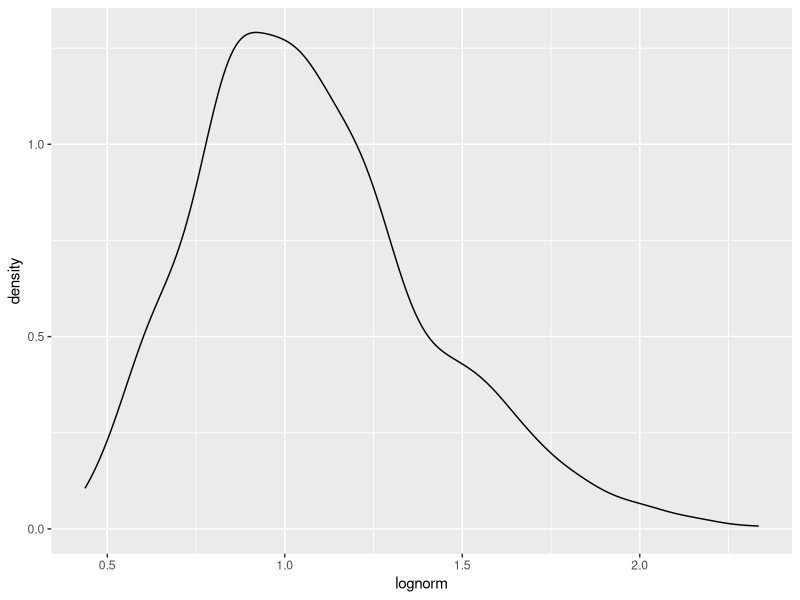
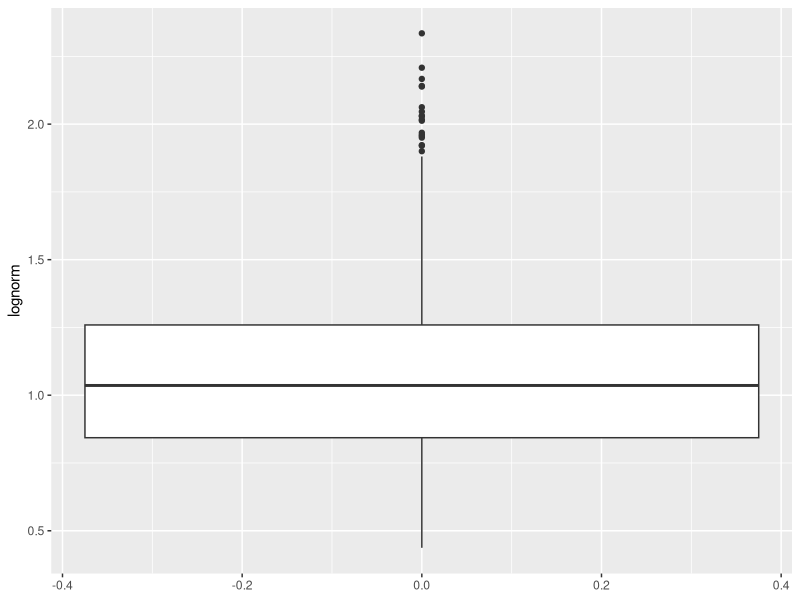
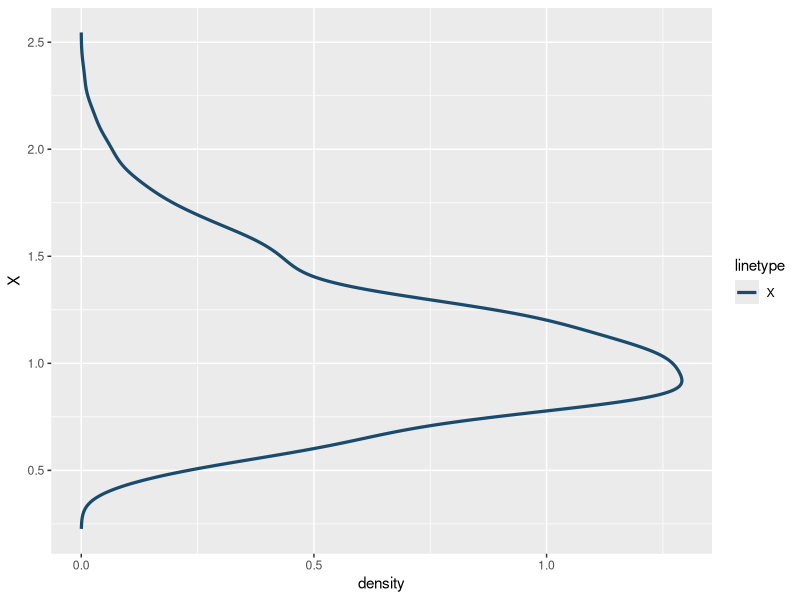
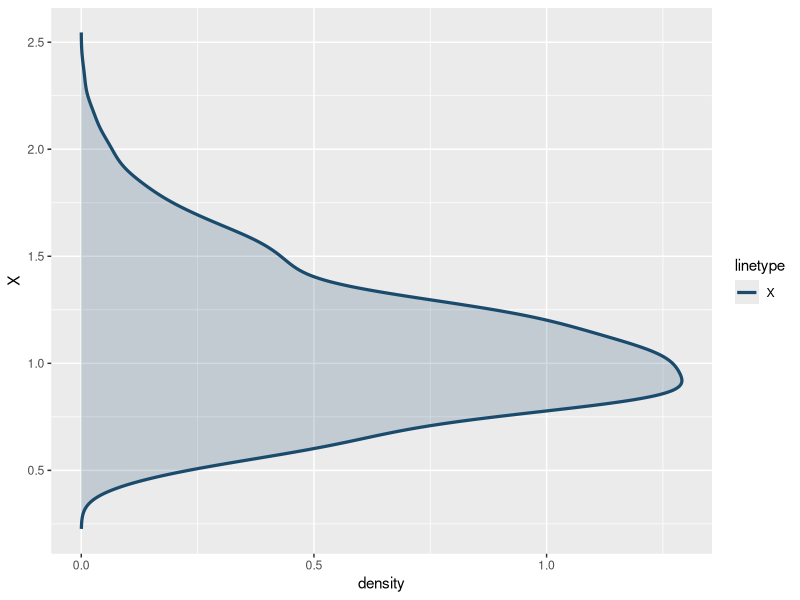
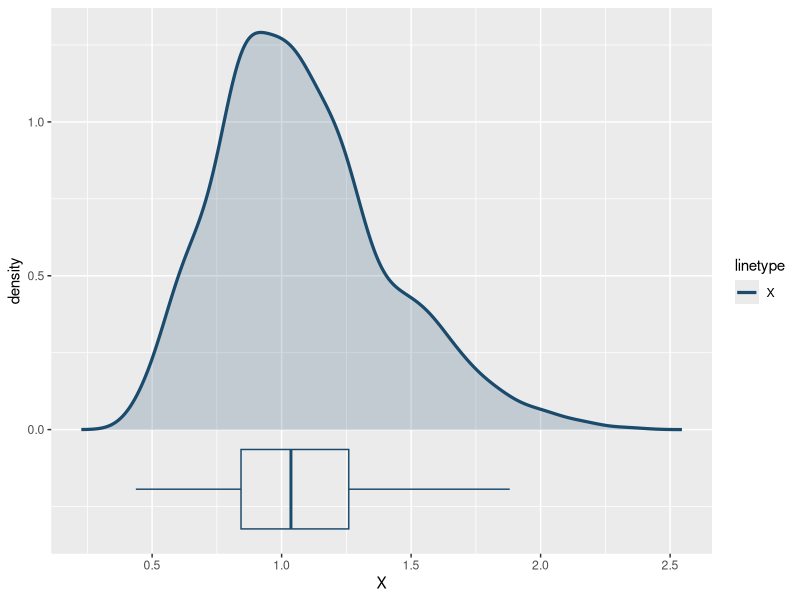
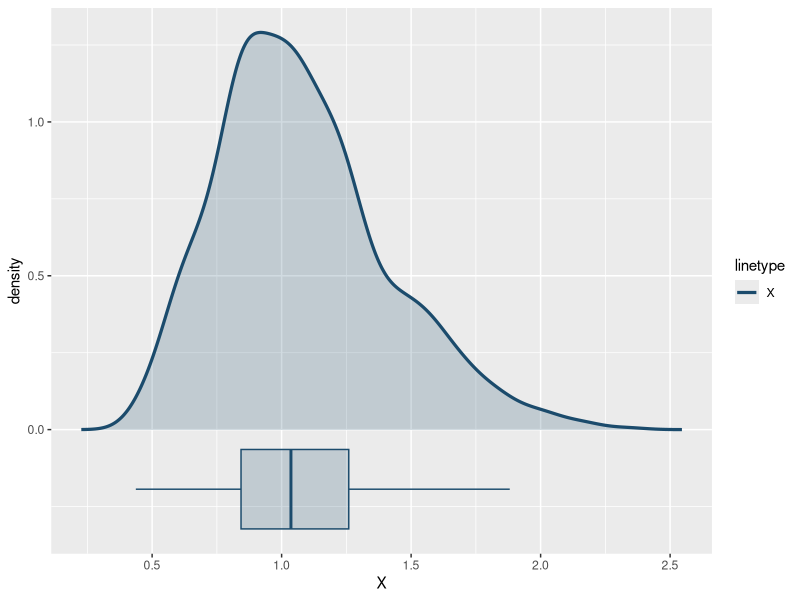
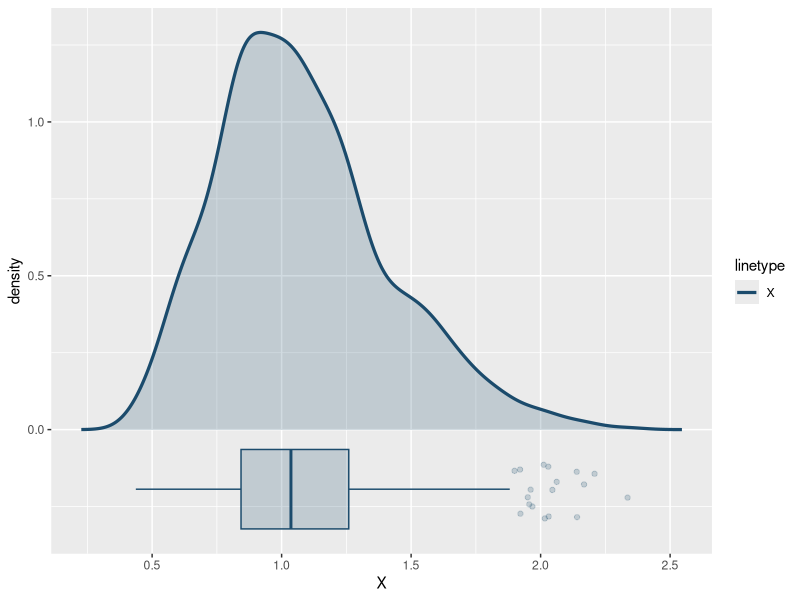
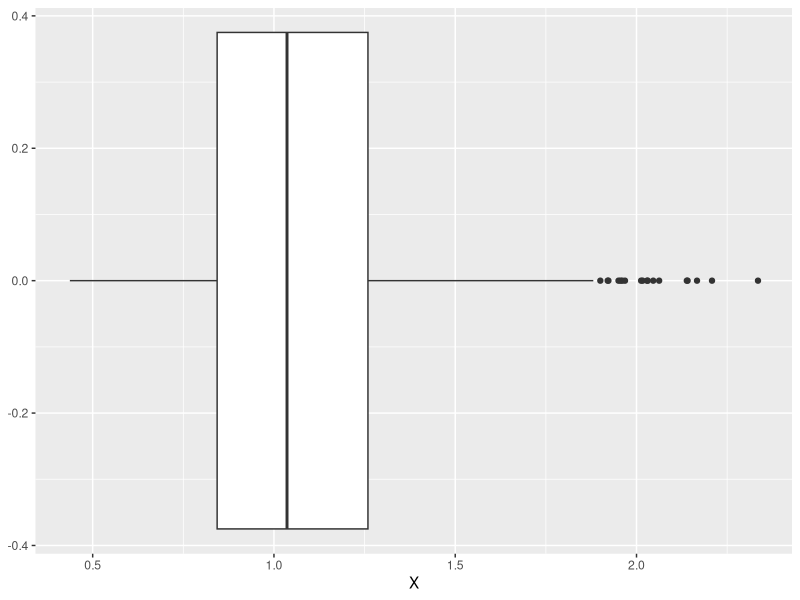

R code for these plots, in order:
## ---- chunk 1
knitr::opts_chunk$set(echo = TRUE, collapse = TRUE, fig.path = "assets/img/")
## ---- chunk 2
library(ggplot2)
## ---- chunk 3
lognorm <- 1.36^rnorm(1000)
## ---- chunk 4
ggplot() + geom_density(aes(x = lognorm))
ggplot() + geom_boxplot(aes(y = lognorm))
## ---- chunk 5
X <- na.omit(lognorm)

dens <- density(X)
ddf <- data.frame(
  X = dens$x,
  density = dens$y
)
## ---- chunk 6
d <- geom_path(
  data = ddf,
  aes(x = density, y = X, color = "X", linetype = "X"),
  color = "#1b4b6c",
  size = 1.1
)

ggplot() + d
## ---- chunk 7
df <- geom_polygon(
  data = ddf,
  aes(x = density, y = X),
  fill = "#1b4b6c",
  color = NA,
  alpha = 0.2
)

ggplot() + df + d
## ---- chunk 8
fence_coef <- 1.5

b <- stat_boxplot(
  data = NULL,
  aes(y = X),
  coef = fence_coef,
  fill = NA,
  color = "#1b4b6c",
  outlier.shape = NA,
  width = .2 * max(ddf$density),
  position = position_nudge(x = -0.15 * max(ddf$density))
)

ggplot() + df + d + b + coord_flip()
## ---- chunk 9
bf <- annotate(
  geom = "rect",
  xmin = -.05 * max(ddf$density),
  xmax = -.25 * max(ddf$density),
  ymin = quantile(X, 0.25),
  ymax = quantile(X, 0.75),
  color = NA,
  fill = "#1b4b6c",
  alpha = 0.2,
)

ggplot() + df + d + bf + b + coord_flip()
## ---- chunk 10
iqr <- IQR(X)
outliers <- X[X < (quantile(X, 0.25) - fence_coef * iqr) |
              X > (quantile(X, 0.75) + fence_coef * iqr)]
## ---- chunk 11
o <-  geom_point(
  aes(y = outliers, x = -0.15 * max(ddf$density)),
  color = "#1b4b6c",
  alpha = 0.2,
  position = position_jitter(width = .075 * max(ddf$density))
)

ggplot() + df + d + bf + b + {if (length(outliers) > 0) o} + coord_flip()
## ---- chunk 12
ggplot() + geom_boxplot(aes(y = X)) + coord_flip()
## ---- chunk 13
# scales, combined by blank name argument.
sc <- scale_color_manual(name = "", values = "#1b4b6c")
sl <- scale_linetype_manual(name = "", values = "solid")

# theme elements
t <- theme_minimal() +
  theme(
    axis.title = element_blank(),
    axis.text.y = element_blank(),
    panel.grid.major.y = element_blank(),
    panel.grid.minor.y = element_blank(),
    panel.grid.minor.x = element_blank(),
    legend.position = "bottom"
  )

ggplot() + df + d + bf + b + {if (length(outliers) > 0) o} + 
  sc + sl + t + coord_flip()
## ---- chunk 14
norm_x <- seq(-3.1, 3.1, length.out = 512) * sd(X) + mean(X)
norm_y <- dnorm(norm_x, mean(X), sd(X))
ndf <- data.frame(
  x = norm_x,
  density = norm_y
)
## ---- chunk 15
n <- geom_path(
  data = ndf,
  aes(x = density, y = x,
      color = "Comparison Normal Distribution",
      linetype = "Comparison Normal Distribution"),
  size = 1.1
)

sc <- scale_color_manual(
  name = "",
  values = c("X" = "#1b4b6c",
             "Comparison Normal Distribution" = "#ff6f00")

)

sl <- scale_linetype_manual(
  name = "",
  values = c("X" = "solid",
             "Comparison Normal Distribution" = "twodash")

)

ggplot() + df + d + bf + b + {if (length(outliers) > 0) o} + 
  n + sc + sl + t + coord_flip()
## ---- chunk 16
# log transform X
logX <- log(X)

# density data frame
dens <- density(logX)
ddf <- data.frame(
  logX = dens$x,
  density = dens$y
)

# density line plot
d <- geom_path(
  data = ddf,
  aes(x = density, y = logX, color = "log(X)", linetype = "log(X)"),
  size = 1.1
)

# density fill
df <- geom_polygon(
  data = ddf,
  aes(x = density, y = logX),
  fill = "#1b4b6c",
  color = NA,
  alpha = 0.2
)

# define fence coefficient, using the standard 1.5
fence_coef <- 1.5

# box plot
b <- stat_boxplot(
  data = NULL,
  aes(y = logX),
  coef = fence_coef,
  fill = NA,
  color = "#1b4b6c",
  outlier.shape = NA,
  width = .2 * max(ddf$density),
  position = position_nudge(x = -0.15 * max(ddf$density))
)

# box plot fill
bf <- annotate(
  geom = "rect",
  xmin = -.05 * max(ddf$density),
  xmax = -.25 * max(ddf$density),
  ymin = quantile(logX, 0.25),
  ymax = quantile(logX, 0.75),
  color = NA,
  fill = "#1b4b6c",
  alpha = 0.2,
)

# define outliers
iqr <- IQR(logX)
outliers <- logX[logX < (quantile(logX, 0.25) - fence_coef * iqr) |
                 logX > (quantile(logX, 0.75) + fence_coef * iqr)]

# outliers plot
o <-  geom_point(
  aes(y = outliers, x = -0.15 * max(ddf$density)),
  color = "#1b4b6c",
  alpha = 0.2,
  position = position_jitter(width = .075 * max(ddf$density))
)

# comparison normal distribution
norm_x <- seq(-3.1, 3.1, length.out = 512) * sd(logX) + mean(logX)
norm_y <- dnorm(norm_x, mean(logX), sd(logX))
ndf <- data.frame(
  logX = norm_x,
  density = norm_y
)

# comparison normal density plot
n <- geom_path(
  data = ndf,
  aes(x = density, y = logX,
      color = "Comparison Normal Distribution",
      linetype = "Comparison Normal Distribution"),
  size = 1.1
)


# color scale
sc <- scale_color_manual(
  name = "",
  values = c("log(X)" = "#1b4b6c",
             "Comparison Normal Distribution" = "#ff6f00")

)

# linetype scale
sl <- scale_linetype_manual(
  name = "",
  values = c("log(X)" = "solid",
             "Comparison Normal Distribution" = "twodash")

)

# theme
t <- theme_minimal() +
  theme(
    axis.title = element_blank(),
    axis.text.y = element_blank(),
    panel.grid.major.y = element_blank(),
    panel.grid.minor.y = element_blank(),
    panel.grid.minor.x = element_blank(),
    legend.position = "bottom"
  )

# PLOT!
ggplot() + df + d + bf + b + {if (length(outliers) > 0) o} + 
  n + sc + sl + t + coord_flip()


